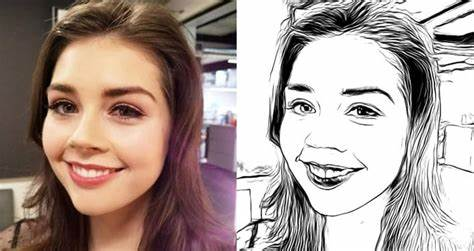
#> input picture photo_to_art.jpg, 474 x 251 px, found by its file name
$ jupyter execute line_art.ipynb
#> lines starting #> are read from the running program, lines starting #| are printed output that depends on the picture
[cell 1]
import cv2
import numpy as np

def convert_to_line_art(image_path, output_path):
    # Step 1: Read the image
    img = cv2.imread(image_path)
#> img is the input picture: shape (251, 474, 3); mean B, G, R 146.4, 152.6, 168.2

    # Step 2: Convert to grayscale
    gray = cv2.cvtColor(img, cv2.COLOR_BGR2GRAY)
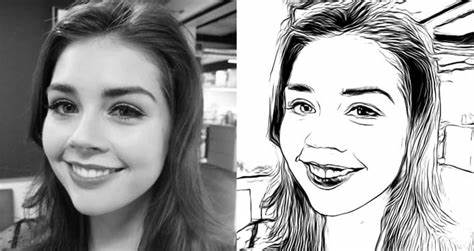
#> gray: shape (251, 474); min 0, max 255, mean 156.6

    # Step 3: Apply GaussianBlur to reduce noise
    blurred = cv2.GaussianBlur(gray, (5, 5), 0)
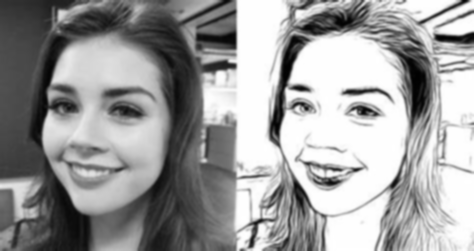
#> blurred: shape (251, 474); min 1, max 255, mean 156.6

    # Step 4: Use Canny edge detection to detect edges
    edges = cv2.Canny(blurred, threshold1=50, threshold2=150)
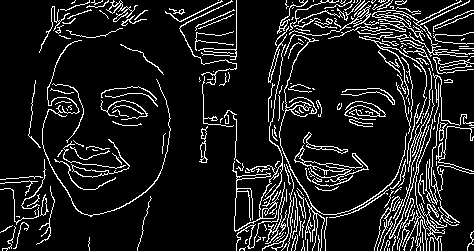
#> edges: shape (251, 474); 11.4% white in thin lines or dots

    # Step 5: Invert the edges image to get line art effect
    line_art = cv2.bitwise_not(edges)
#> line_art: shape (251, 474); 88.6% white; black in thin lines or dots

    # Step 6: Save the result
    cv2.imwrite(output_path, line_art)

# Example usage
input_image = '/Users/hanna m/machinelearning/deep_learning/cv/image_to_art/photo_to_art.jpg'
output_image = '/Users/hanna m/machinelearning/deep_learning/cv/image_to_art/photo_to_art2.jpg'
convert_to_line_art(input_image, output_image)
